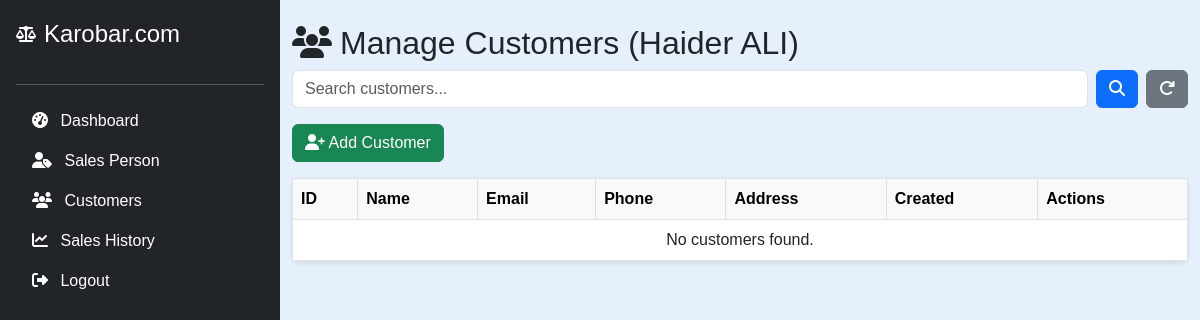
/manager/customers.php (signed in), run on an earlier commit of the app's database.
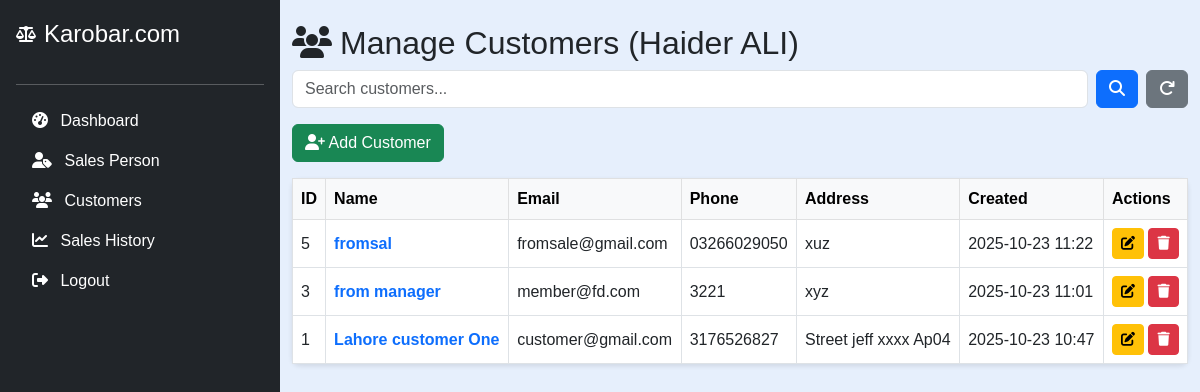
And on a later commit of the database.
### tables this page shows
CREATE TABLE `customers` (
  `id` int(11) NOT NULL,
  `name` varchar(100) NOT NULL,
  `email` varchar(100) NOT NULL,
  `phone_number` varchar(20) NOT NULL,
  `address` varchar(255) NOT NULL,
  `branch_id` int(11) DEFAULT NULL,
  `created_at` datetime DEFAULT current_timestamp()
);

### manager/customers.php (the view, shortened to what this page needs)
<?php
include('../config.php');
$manager_id = $_SESSION["id"];
$sql_manager = "SELECT full_name, email, branch_id FROM managers WHERE id = ?";
$stmt = mysqli_prepare($conn, $sql_manager);
mysqli_stmt_bind_param($stmt, "i", $manager_id);
mysqli_stmt_execute($stmt);
mysqli_stmt_bind_result($stmt, $full_name, $email, $branch_id);
$search = isset($_GET['search']) ? $_GET['search'] : '';
$sql = "SELECT * FROM customers WHERE branch_id = ? AND (name LIKE ? OR email LIKE ? OR phone_number LIKE ?) ORDER BY created_at DESC";
$stmt = mysqli_prepare($conn, $sql);
$search_param = "%$search%";
mysqli_stmt_bind_param($stmt, "isss", $branch_id, $search_param, $search_param, $search_param);
mysqli_stmt_execute($stmt);
$result = mysqli_stmt_get_result($stmt);
?>
<!DOCTYPE html>
<html lang="en">
<head>
    <link href="https://cdn.jsdelivr.net/npm/bootstrap@5.3.0/dist/css/bootstrap.min.css" rel="stylesheet">
    <link href="https://cdnjs.cloudflare.com/ajax/libs/font-awesome/6.6.0/css/all.min.css" rel="stylesheet">
</head>
<body>
    <?php include('manager_sidebar.php'); ?>
    <div class="container py-4">
        <h2><i class="fas fa-users me-2"></i>Manage Customers (<?php echo htmlspecialchars($full_name); ?>)</h2>
        <form method="GET" class="mb-3 d-flex">
            <input type="text" name="search" class="form-control me-2" placeholder="Search customers..." value="<?php echo htmlspecialchars($search); ?>">
            <button type="submit" class="btn btn-primary me-2"><i class="fas fa-search"></i></button>
            <a href="customers.php" class="btn btn-secondary" title="Reset Search"><i class="fas fa-redo"></i></a>
        </form>
        <button class="btn btn-success mb-3" data-bs-toggle="modal" data-bs-target="#upsertModal" data-action="add">
            <i class="fas fa-user-plus"></i> Add Customer
        </button>
        <table class="table table-bordered table-hover align-middle">
            <thead class="table-light">
                <tr>
                    <th>ID</th>
                    <th>Name</th>
                    <th>Email</th>
                    <th>Phone</th>
                    <th>Address</th>
                    <th>Created</th>
                    <th>Actions</th>
                </tr>
            </thead>
            <tbody>
            <?php if (mysqli_num_rows($result) > 0): ?>
                <?php while ($row = mysqli_fetch_assoc($result)): ?>
                <tr>
                    <td><?php echo $row['id']; ?></td>
                    <td>
                        <a href="customer_khata.php?customer_id=<?php echo $row['id']; ?>" class="text-primary fw-bold text-decoration-none">
                            <?php echo htmlspecialchars($row['name']); ?>
                        </a>
                    </td>
                    <td><?php echo htmlspecialchars($row['email']); ?></td>
                    <td><?php echo htmlspecialchars($row['phone_number']); ?></td>
                    <td><?php echo htmlspecialchars($row['address']); ?></td>
                    <td><?php echo date('Y-m-d H:i', strtotime($row['created_at'])); ?></td>
                    <td>
                        <button
                            class="btn btn-warning btn-sm edit-btn"
                            data-bs-toggle="modal"
                            data-bs-target="#upsertModal"
                            data-action="edit"
                            data-id="<?php echo $row['id']; ?>"
                            data-name="<?php echo htmlspecialchars($row['name']); ?>"
                            data-email="<?php echo htmlspecialchars($row['email']); ?>"
                            data-phone="<?php echo htmlspecialchars($row['phone_number']); ?>"
                            data-address="<?php echo htmlspecialchars($row['address']); ?>"
                        ><i class="fas fa-edit"></i></button>
                        <a href="?delete=<?php echo $row['id']; ?>" class="btn btn-danger btn-sm" onclick="return confirm('Delete this customer?');"><i class="fas fa-trash"></i></a>
                    </td>
                </tr>
                <?php endwhile; ?>
            <?php else: ?>
                <tr><td colspan="7" class="text-center">No customers found.</td></tr>
            <?php endif; ?>
            </tbody>
        </table>
    </div>
</body>
</html>

What changed in the data, as far as the page shows it:
added customers: id "5", name "fromsal", email "fromsale@gmail.com", phone_number "03266029050", address "xuz", created_at "2025-10-23 11:22"
added customers: id "3", name "from manager", email "member@fd.com", phone_number "3221", address "xyz", created_at "2025-10-23 11:01"
added customers: id "1", name "Lahore customer One", email "customer@gmail.com", phone_number "3176526827", address "Street jeff xxxx Ap04", created_at "2025-10-23 10:47"
Also different on the page:
text no longer shown: "No customers found."
